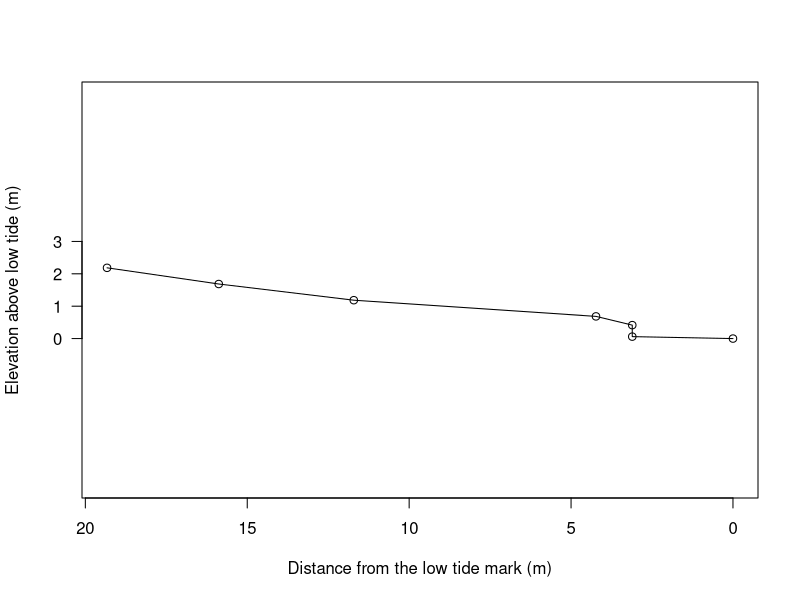

Source code (R):
#!/usr/bin/env Rscript

df = read.csv("elevation.csv")
distance = tail(df$horizontal, n = 1) - df$horizontal
elevation = tail(df$vertical, n = 1) - df$vertical

pdf(file = "elevation.pdf", 7, 2.8)

plot(distance, elevation, type = "o", asp = 1, las = 1,
     xlim = rev(range(distance)),
     ylim = c(0,3),
     yaxp = c(0,3,3),
     xlab = "Distance from the low tide mark (m)",
     ylab = "Elevation above low tide (m)")
